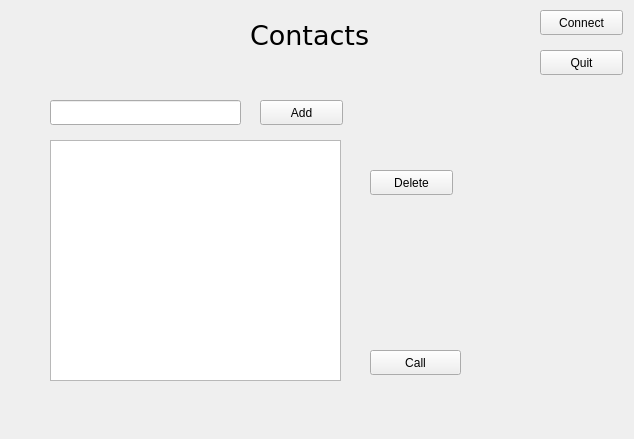
<?xml version="1.0" encoding="UTF-8"?>
<ui version="4.0">
 <class>babelContacts</class>
 <widget class="QWidget" name="babelContacts">
  <property name="geometry">
   <rect>
    <x>0</x>
    <y>0</y>
    <width>634</width>
    <height>439</height>
   </rect>
  </property>
  <property name="windowTitle">
   <string>Form</string>
  </property>
  <widget class="QLabel" name="label">
   <property name="geometry">
    <rect>
     <x>250</x>
     <y>10</y>
     <width>121</width>
     <height>51</height>
    </rect>
   </property>
   <property name="font">
    <font>
     <family>DejaVu Sans</family>
     <pointsize>20</pointsize>
    </font>
   </property>
   <property name="text">
    <string>Contacts</string>
   </property>
  </widget>
  <widget class="QPushButton" name="callButton">
   <property name="geometry">
    <rect>
     <x>370</x>
     <y>350</y>
     <width>91</width>
     <height>25</height>
    </rect>
   </property>
   <property name="text">
    <string>Call</string>
   </property>
  </widget>
  <widget class="QListView" name="contactText">
   <property name="geometry">
    <rect>
     <x>50</x>
     <y>140</y>
     <width>291</width>
     <height>241</height>
    </rect>
   </property>
  </widget>
  <widget class="QPushButton" name="addB">
   <property name="geometry">
    <rect>
     <x>260</x>
     <y>100</y>
     <width>83</width>
     <height>25</height>
    </rect>
   </property>
   <property name="text">
    <string>Add</string>
   </property>
  </widget>
  <widget class="QPushButton" name="delB">
   <property name="geometry">
    <rect>
     <x>370</x>
     <y>170</y>
     <width>83</width>
     <height>25</height>
    </rect>
   </property>
   <property name="text">
    <string>Delete</string>
   </property>
  </widget>
  <widget class="QLineEdit" name="addText">
   <property name="geometry">
    <rect>
     <x>50</x>
     <y>100</y>
     <width>191</width>
     <height>25</height>
    </rect>
   </property>
  </widget>
  <widget class="QPushButton" name="conB">
   <property name="geometry">
    <rect>
     <x>540</x>
     <y>10</y>
     <width>83</width>
     <height>25</height>
    </rect>
   </property>
   <property name="text">
    <string>Connect</string>
   </property>
  </widget>
  <widget class="QPushButton" name="quitB">
   <property name="geometry">
    <rect>
     <x>540</x>
     <y>50</y>
     <width>83</width>
     <height>25</height>
    </rect>
   </property>
   <property name="text">
    <string>Quit</string>
   </property>
  </widget>
 </widget>
 <resources/>
 <connections/>
</ui>
